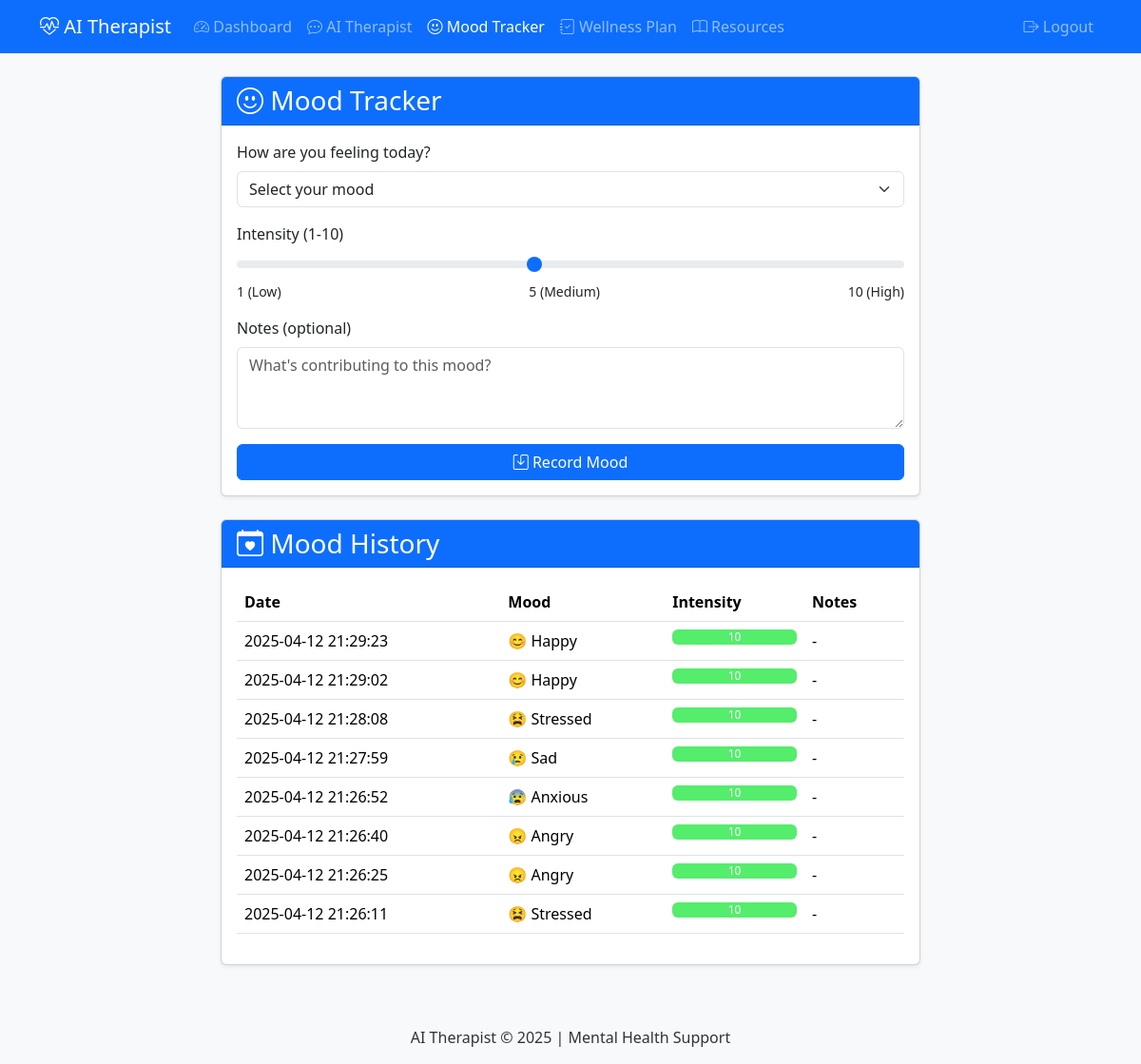
Screenshot of /moodtracker (signed in) with the database file from the repository.
### tables this page shows
CREATE TABLE moods (
                id INTEGER PRIMARY KEY AUTOINCREMENT,
                user_id INTEGER NOT NULL,
                mood TEXT NOT NULL,
                description TEXT,
                intensity INTEGER DEFAULT 5,
                created_at TIMESTAMP DEFAULT CURRENT_TIMESTAMP,
                FOREIGN KEY (user_id) REFERENCES users (id)
            );

### project.py (the view, shortened to what this page needs)
@app.route('/moodtracker', methods=['GET', 'POST'])
def moodtracker():
    if 'user_id' not in session:
        return redirect(url_for('login'))
    conn = get_db_connection()
    mood_history = conn.execute(
        'SELECT * FROM moods WHERE user_id = ? ORDER BY created_at DESC',
        (session['user_id'],)
    ).fetchall()
    conn.close()
    return render_template('moodtracker.html', mood_history=mood_history)

### project.py (called while the page is built)
def get_db_connection():
    conn = sqlite3.connect('database.db')
    conn.row_factory = sqlite3.Row  # So we can access columns by name in the templates
    return conn

### templates/moodtracker.html (shortened to what this page needs)
{% extends "base.html" %}
{% block content %}
<div class="row">
    <div class="col-md-8 mx-auto">
        <div class="card shadow-sm mb-4">
            <div class="card-header bg-primary text-white">
                <h3 class="mb-0"><i class="bi bi-emoji-smile"></i> Mood Tracker</h3>
            </div>
            <div class="card-body">
                <form method="POST">
                    <div class="mb-3">
                        <label for="mood" class="form-label">How are you feeling today?</label>
                        <select class="form-select" id="mood" name="mood" required>
                            <option value="" selected disabled>Select your mood</option>
                        </select>
                    </div>
                    <div class="mb-3">
                        <label for="intensity" class="form-label">Intensity (1-10)</label>
                        <input type="range" class="form-range" min="1" max="10" id="intensity" name="intensity" value="5">
                        <div class="d-flex justify-content-between">
                            <small>1 (Low)</small>
                            <small>5 (Medium)</small>
                            <small>10 (High)</small>
                        </div>
                    </div>
                    <div class="mb-3">
                        <label for="description" class="form-label">Notes (optional)</label>
                        <textarea class="form-control" id="description" name="description" rows="3" placeholder="What's contributing to this mood?"></textarea>
                    </div>
                    <button type="submit" class="btn btn-primary w-100">
                        <i class="bi bi-save"></i> Record Mood
                    </button>
                </form>
            </div>
        </div>
        <div class="card shadow-sm">
            <div class="card-header bg-primary text-white">
                <h3 class="mb-0"><i class="bi bi-calendar-heart"></i> Mood History</h3>
            </div>
            <div class="card-body">
                {% if mood_history %}
                    <div class="table-responsive">
                        <table class="table">
                            <thead>
                                <tr>
                                    <th>Date</th>
                                    <th>Mood</th>
                                    <th>Intensity</th>
                                    <th>Notes</th>
                                </tr>
                            </thead>
<tbody>
    {% for entry in mood_history %}
    <tr>
        <td>{{ entry.created_at }}</td>
        <td>
            {% if entry.mood == 'Happy' %}😊
            {% elif entry.mood == 'Sad' %}😢
            {% elif entry.mood == 'Angry' %}😠
            {% elif entry.mood == 'Anxious' %}😰
            {% elif entry.mood == 'Stressed' %}😫
            {% elif entry.mood == 'Calm' %}😌
            {% elif entry.mood == 'Excited' %}🤩
            {% elif entry.mood == 'Tired' %}😴
            {% else %}😐{% endif %}
            {{ entry.mood }}
        </td>
        <td>
            <div class="progress">
                <div class="progress-bar
                    {% if entry.intensity <= 3 %}bg-success
                    {% elif entry.intensity <= 7 %}bg-warning
                    {% else %}bg-danger
                    {% endif %}"
                    role="progressbar"
                    style="width: {{ entry.intensity * 10 }}%"
                    aria-valuenow="{{ entry.intensity }}"
                    aria-valuemin="1"
                    aria-valuemax="10">
                    {{ entry.intensity }}
                </div>
            </div>
        </td>
        <td>{{ entry.description or '-' }}</td>
    </tr>
    {% endfor %}
</tbody>
                        </table>
                    </div>
                {% else %}
                    <div class="text-center py-4 text-muted">
                        <i class="bi bi-emoji-frown display-4"></i>
                        <p class="mt-3">No mood entries yet. Record your first mood above!</p>
                    </div>
                {% endif %}
            </div>
        </div>
    </div>
</div>
{% endblock %}

### static/styles.css (style rules this page uses)
:root { --primary: #4a89dc; --primary-dark: #3a70c2; --secondary: #a0d468; --danger: #ed5565; --warning: #ffce54; --info: #5d9cec; --light: #f5f7fa; --dark: #434a54; }
body { font-family: 'Segoe UI', Tahoma, Geneva, Verdana, sans-serif; background-color: #f8f9fa; color: #333; min-height: 100vh; display: flex; flex-direction: column; }
.progress-bar.bg-danger { background-color: #55ed6c !important; }
.card { transition: transform 0.3s, box-shadow 0.3s; }

### rows the page displays
moods: created_at "2025-04-12 21:29:23", mood "Happy", intensity "10", description "-"
moods: created_at "2025-04-12 21:29:02", mood "Happy", intensity "10", description "-"
moods: created_at "2025-04-12 21:28:08", mood "Stressed", intensity "10", description "-"
moods: created_at "2025-04-12 21:27:59", mood "Sad", intensity "10", description "-"
moods: created_at "2025-04-12 21:26:52", mood "Anxious", intensity "10", description "-"
moods: created_at "2025-04-12 21:26:40", mood "Angry", intensity "10", description "-"
moods: created_at "2025-04-12 21:26:25", mood "Angry", intensity "10", description "-"
moods: created_at "2025-04-12 21:26:11", mood "Stressed", intensity "10", description "-"
